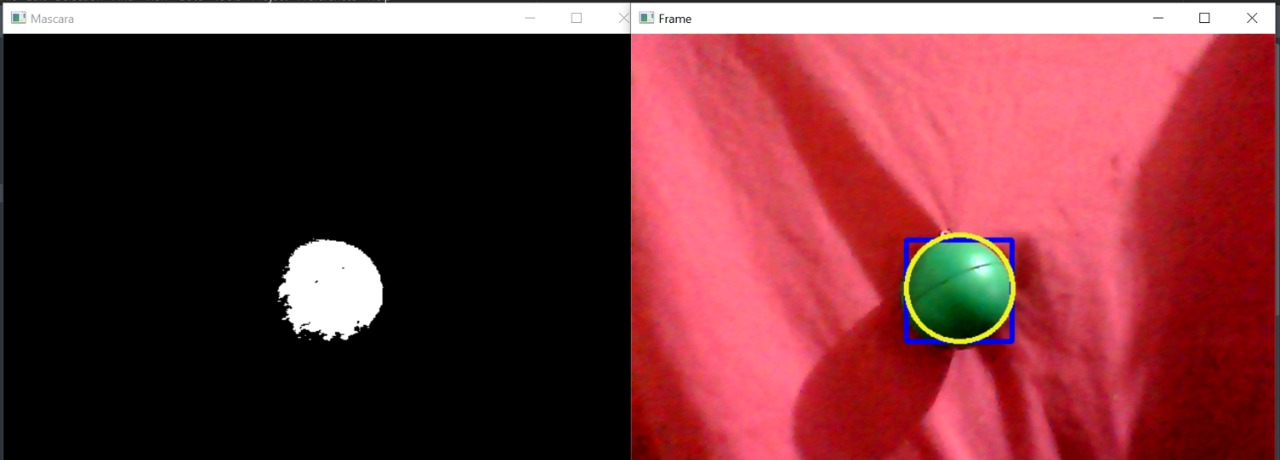
#> input picture RIVERAVJt2.5v1 imagen.jpg, 1280 x 460 px, given in place of the camera
$ python boundin.py
#> lines starting #> are read from the running program, lines starting #| are printed output that depends on the picture; after the words box and inside, x2 and y2 are one past the last pixel; in counts of white or black regions, pixels touching at a corner belong together
import cv2
import numpy as np

cap = cv2.VideoCapture(0)

azulClaro = np.array([100,100,20],np.uint8)
azulOscuro = np.array([125,125,255],np.uint8)
while(True):
    ret,frame = cap.read()
#> frame is the input picture: shape (460, 1280, 3); mean B, G, R 56.3, 50.9, 113.1

    if (ret == True):
        frameHSV = cv2.cvtColor(frame,cv2.COLOR_BGR2HSV)
#> frameHSV: shape (460, 1280, 3); mean H, S, V 68.6, 90.4, 114.9
        mask = cv2.inRange(frameHSV,azulClaro,azulOscuro)
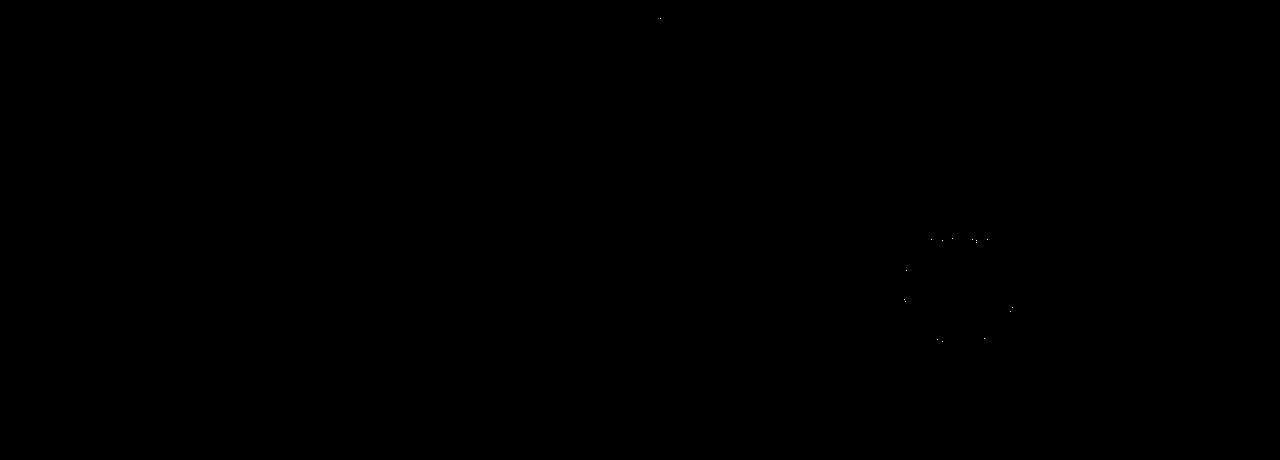
#> mask: shape (460, 1280); 0% white in thin lines or dots, all inside (x1, y1, x2, y2) = (660, 18, 1013, 342)
        contornos,_ = cv2.findContours(mask, cv2.RETR_EXTERNAL,cv2.CHAIN_APPROX_SIMPLE)
#> contornos = 16 contours, all with area under 20
        #solo toma los contornos externos, los internos los ignora
        #realiza una aproximacion comprimida de la representacion de los contornos
        for c in contornos:
            area=cv2.contourArea(c)
            if area>3000:
                xr,yr,w,h=cv2.boundingRect(c) #calcula el rect que lo redea
                cv2.rectangle(frame,(xr,yr),(xr+w,yr+h),(255,0,0),3) #dibuja el rect
                (xc,yc),radio=cv2.minEnclosingCircle(c) #lo calcula
                #tarea: encontrar el centro del circulo por moments
                #M=moments()
                #xm=
                #ym=
                #centro=(int(xm),int(ym))
                centro=(int(xc),int(yc))
                radio=int(radio)
                cv2.circle(frame,centro,radio,(0,255,0),3) #lo dibuja
#> this loop made 16 passes
#> c on passes 1 to 12: [[942, 341]], [[937, 339]], [[984, 338]], [[1010, 311]], [[1012, 307]], [[905, 301]], [[904, 299]], [[906, 270]], [[976, 242]], [[976, 240]], [[942, 240]], [[987, 239]]
        cv2.imshow('Frame',frame)
        cv2.imshow('Mascara',mask)
        if( cv2.waitKey(1) & 0xFF == ord('s')):
#> (key Esc is pressed here)
            break
cap.release()
cv2.destroyAllWindows()
